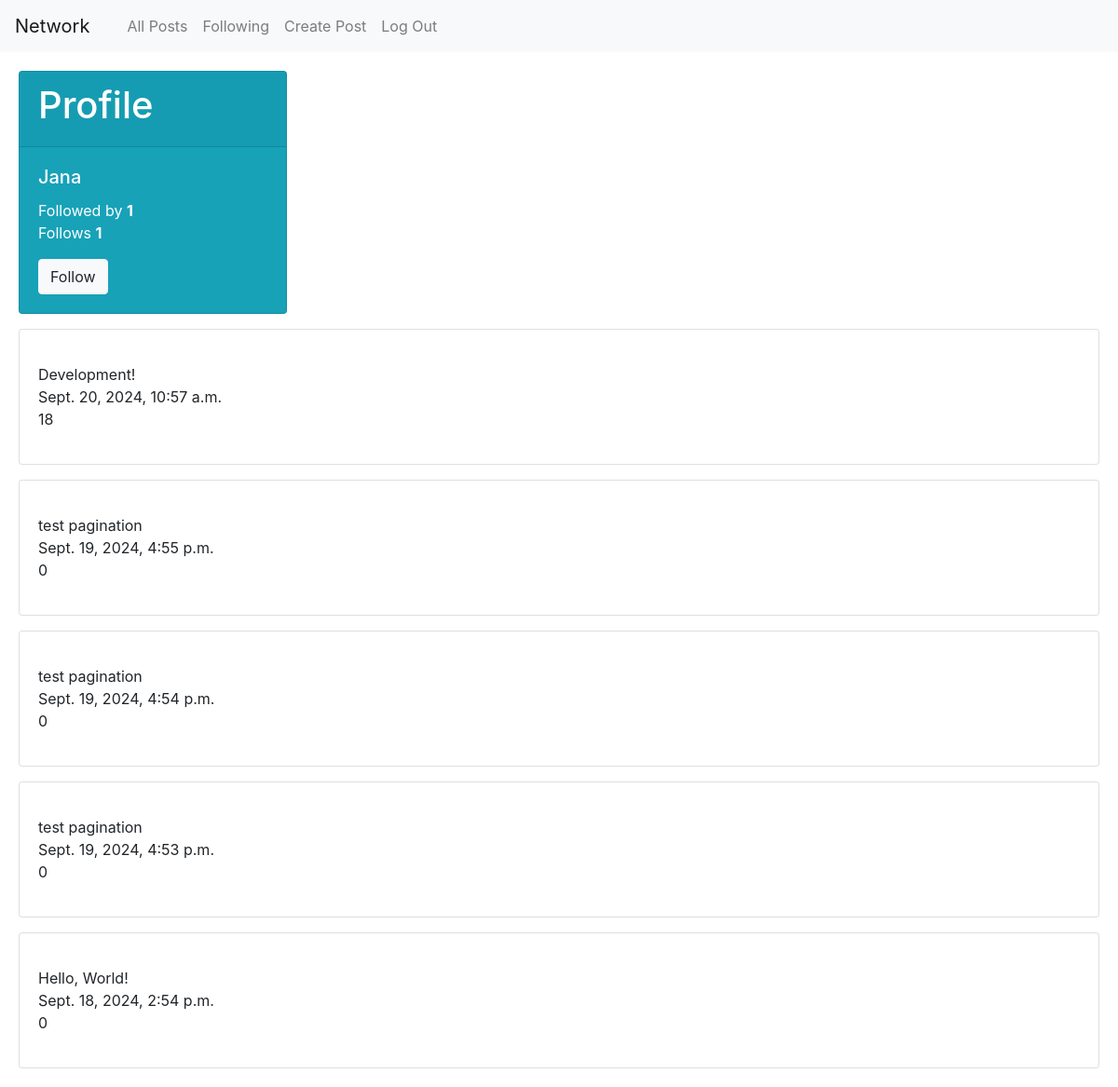
Screenshot of /profile/jana with the database file from the repository.
### network/models.py (models this page shows, shortened)
class User(AbstractUser):
    pass

class Post(models.Model):
    user = models.ForeignKey(User, on_delete=models.CASCADE, related_name="post")
    text = models.CharField(max_length=600)
    time = models.DateTimeField(auto_now=True)
    likes = models.IntegerField(default=0)

### network/views.py (the view)
# urls.py: path('profile/<str:name>' , views.profile, name="profile"),
def profile(request, name):
    token = 0
    user = User.objects.get(username=name)
    posts = Post.objects.all().filter(user=user).order_by("-time")
    follows = Follow.objects.all().filter(follower=user.id).count()
    followed_by = Follow.objects.all().filter(followed=user.id).count()
    try:
        Follow.objects.get(follower=request.user.id, followed=user.id)
        token = 1
    except:
        print("")
    return render(request, "network/profile.html",{
        "posts": posts,
        "user": user,
        "follows": follows,
        "followed_by": followed_by ,
        "token": token
    })

### network/templates/network/profile.html (shortened to what this page needs)
{% extends "network/layout.html" %}
{% block body %}
<div class="card text-white bg-info mb-3" style="max-width: 18rem;">
    <div class="card-header"><h1>Profile</h1></div>
    <div class="card-body">
      <h5 class="card-title">{{  user.username|capfirst  }}</h5>
      <div class="card-text">Followed by <b>{{ followed_by }}</b></div>
      <p class="card-text">Follows <b>{{ follows }}</b></p>
      {% if user.is_authenticated and request.user|lower != user|lower  %}
        <form action="{% url 'follow' %}" method="post">
            {% if token == 0 %}
                <button class="btn btn-light" type="submit">Follow</button>
            {% else %}
                <input type="hidden" name="unfollow" value="{{ user }}">
                <button class="btn btn-dark" type="submit">Unfollow</button>
            {% endif %}
        </form>
    {% endif %}
    </div>
  </div>
    {% if posts %}
        {% for post in posts %}
            <p>
            <div class="card">
                <div class="card-body">
                <p class="card-text">
                    <div>{{ post.text }}</div>
                    <div>{{ post.time }}</div>
                    <div>{{ post.likes }}</div>
                </p>
                </div>
            </div>
            </p>
        {% endfor %}
    {% endif %}
{% endblock %}

### rows the page displays
User: username "Jana"
Post: text "Development!", time "Sept. 20, 2024, 10:57 a.m.", likes "18"
Post: text "test pagination", time "Sept. 19, 2024, 4:55 p.m.", likes "0"
Post: text "test pagination", time "Sept. 19, 2024, 4:54 p.m.", likes "0"
Post: text "test pagination", time "Sept. 19, 2024, 4:53 p.m.", likes "0"
Post: text "Hello, World!", time "Sept. 18, 2024, 2:54 p.m.", likes "0"

### other values shown
{{ followed_by }} "1"
{{ follows }} "1"
